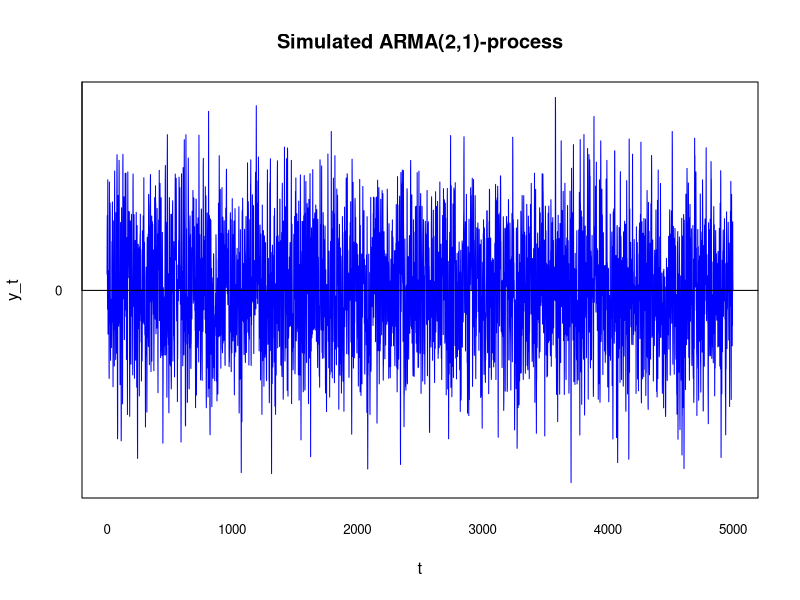
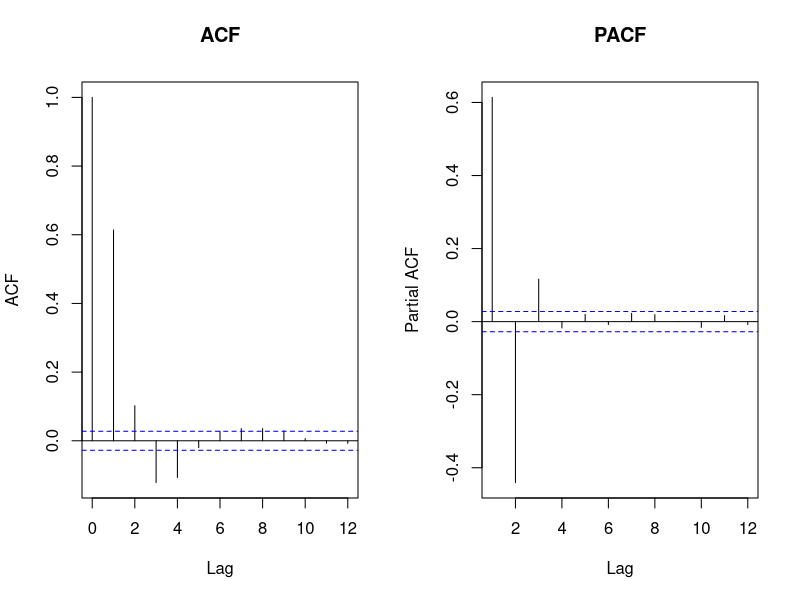
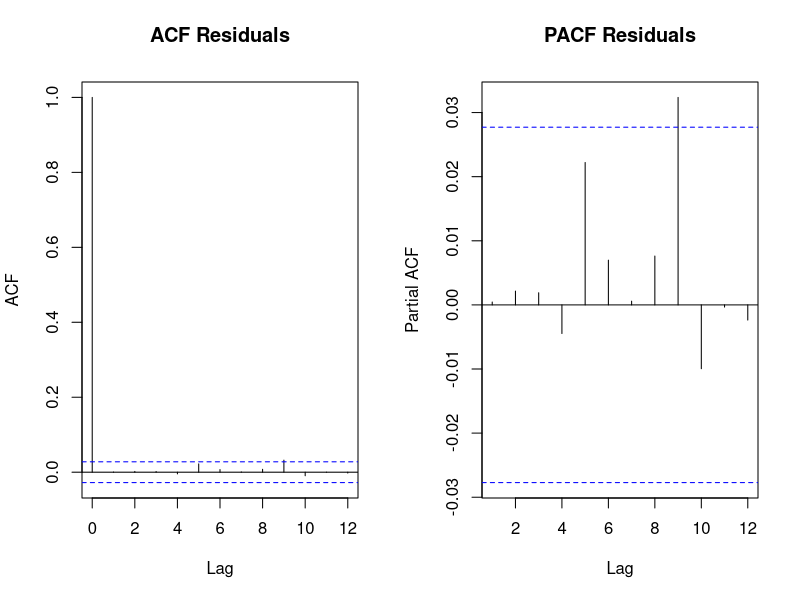

Recreate these plots in R, in order.
# ------------------------------------------------------------------------------
# Published in: Statistics of Financial Markets II
# ------------------------------------------------------------------------------
# Description:  The following code introduces the Box-Jenkins Method. First, it
#               simulates an ARMA process and tests it for a unit root with  
#               Dickey Fuller Test. Next, the ACF and PACF of the series are   
#               visually inspected and a function for identifying the best  
#               ARMA model for a given time series according to the AIC   
#               criterion is indroduced. Finally, the best model according to 
#               the above function is being diagnosed.
# ------------------------------------------------------------------------------
# Keywords:     Box Jenkins, time series, AR, MA, ARMA
# ------------------------------------------------------------------------------
# Author:       Sophie Stadlinger, Karolina Stanczak
# ------------------------------------------------------------------------------
# Submitted:    2016/06/17
# ------------------------------------------------------------------------------
# Datafile:     -
# ------------------------------------------------------------------------------
# Input:        -
# ------------------------------------------------------------------------------
# Output:       Order of the best ARMA model according to the AIC criterion for
#               a given time series. Time series plot, ACF and PACF plots of a 
#               time series and its residuals.
# ------------------------------------------------------------------------------

#########################################################
##############      Preparations      ###################
#########################################################
##      - Installing & loading required packages
##      - Setting working directory


# Function for installing & loading required packages.
loadinstallpackages = function(packs){
  new.packs = packs[!(packs %in% installed.packages()[, "Package"])]
  if (length(new.packs)) 
    install.packages(new.packs, dependencies = TRUE)
  sapply(packs, require, character.only = TRUE)
}

# Packages we will need for our code are inside "packs"
packs = cbind("tseries", "quantmod", "scales","kedd")
loadinstallpackages(packs)

# Set working directory:
# setwd()

#########################################################
###############      Time Series      ###################
#########################################################

# Simulate ARMA Process
set.seed(231)
ts = arima.sim(n=5000, list(ar= c(0.68, -.32), ma= c(0.24)), 
               innov = rnorm(5000))

## Visualize the data
# Plot of the stochastic process
plot(ts, type = "l", lwd = 1, ylab = "y_t",col = "blue", 
     frame = T, axes = F, xlab = "t", 
     main = "Simulated ARMA(2,1)-process")
axis(side = 2, at = seq(0, 2250, by = 250), las=1, lwd = 1, tck = 1, 
     col = "black", cex.axis = 0.8)
axis(side = 1, lwd = 0.01, tck = -0.02, col = "black", cex.axis = 0.8)

#########################################################
############     Box-Jenkins-Method      ################
#########################################################

########################
# 1. Step
# Identification
########################

# Function that checks for stationarity (requires "tseries" package):
# Dickey Fuller Test
is.stationary = function(data,
                          alpha = 0.05
){
  options(warn=-1)
  outcome = adf.test(data)
  if (outcome$p.value < alpha){
    print(sprintf("%s is stationary", 
                  as.character(substitute(data))))        
  }
  else{
    print(sprintf("WARNING! %s is not stationary", 
                  as.character(substitute(data))))
  }
}

# Is stochastic process stationary?
is.stationary(ts) #TRUE

# Visual inspection of the ACF and PACF
par(mfrow = c(1,2))
acf.ts    = acf(ts,lag=12, main = "ACF")  
pacf.ts   = pacf(ts,lag=12, main = "PACF")


########################
# 2. Step
# Estimation
########################

#### The following function finds the best ARMA model based on the AIC 
#### The function contains the estimation stage and the diagnostic  
#### checking stage of the Box Jenkins Method

alpha     = 0.05
best_arma = function(data, orderp, orderq){
  # Set up some values that will help us write the code:
  options(warn=-1)
  rangep = 1:orderp
  rangeq = 0:orderq
  nr.of.models = (orderp) * (orderq+1)  
  
  # Create a container for the AIC of the models
  n        = 1           # n will help with the indexing
  aic      = matrix(rep(100000), ncol=nr.of.models, nrow=2)
  
  
  # Check different ARMA models
  for(i in rangep){
    for(j in rangeq){
      output = arima(data, order = c(i, 0, j))
      # For testing ARMA(p,q) residuals, fitdf should be set to p+q (see
      # Box.test-help). Lag has to be larger than fitdf, so lag = p+q+1 when
      # testing residuals.
      pvalue = Box.test(output$residuals, lag = i + j + 1, type = "Ljung", 
                        fitdf = i + j)$p.value
      aic[1, n] = paste("ARMA(", i, ",", j, ")", sep = "")
      
      if (pvalue >= alpha) {
        aic[2, n] = output$aic
      } else {
        print(sprintf
              ("WARNING! The ARMA(%d, %d) model contains correlated residuals", 
              i, j))
      }
      n = n + 1
    }
  }
  
  # Which model gives the lowest (= best) AIC?:
  min.aic = min(as.numeric(aic[2, ]))
  bestmodel = print(paste("The lowest AIC is provided by", 
                          aic[1, as.numeric(aic[2, ]) == min.aic]))
  index = as.numeric(unlist(strsplit
                            (aic[1, as.numeric(aic[2, ]) == min.aic], 
                                     "[^[:digit:]]")))
  index = index[!is.na(index)]
  p = index[1]
  q = index[2]
  
  # Calculating the best model
  bestmodeloutput = arima(data, order = c(p, 0, q))
  
  
  final = list(bestmodel = bestmodel, aic = aic, 
               bestmodeloutput = bestmodeloutput)
  return(final)
}

arma_best = best_arma(ts, 3, 3)

########################
# 3. Step
# Diagnostic
########################

par(mfrow = c(1,2))
# check if residuals are uncorrelated
bestACFres  = acf(arma_best$bestmodeloutput$residuals, lag = 12, 
                  main = "ACF Residuals")
bestPACFres = pacf(arma_best$bestmodeloutput$residuals, lag = 12, 
                   main = "PACF Residuals" )
